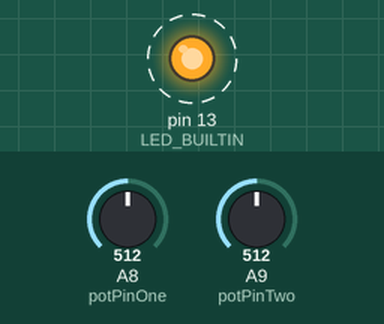
Simulated run of this sketch. Board: Arduino Mega 2560, built with avr-gcc and run on an emulated ATmega2560. On the bench: output pins drawn as LEDs (lit = HIGH). Dashed ring = blinking. The inputs (shaded band) are chosen by the test bench; at power-on: A8 (potPinOne) = 512, A9 (potPinTwo) = 512. No radio packets arrive unless stated; not simulated (calls return 0 or success): arduino_secrets.h; what the sketch prints to the serial monitor is not drawn.

Above: at 0.03 s.
Timing chart, 0 to 3.0 s (numbered marks = the images above):
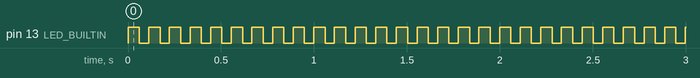

The sketch:

transmitter_test_1.ino
```cpp
#include "arduino_secrets.h"

/*
  433 MHz RF Module Transmitter Demonstration 1
  RF-Xmit-Demo-1.ino
  Demonstrates 433 MHz RF Transmitter Module
  Use with Receiver Demonstration 1

  DroneBot Workshop 2018
  https://dronebotworkshop.com
*/

// Include RadioHead Amplitude Shift Keying Library
#include <RH_ASK.h>
// Include dependant SPI Library
#include <SPI.h>

// Create Amplitude Shift Keying Object
RH_ASK rf_driver;

// No pin specified as RH defaults to pin12
// int LedPinInternal=13;

int potPinOne = A8;
int potPinTwo = A9;
int potValOne;
int potValTwo;
int pwmValOne;
int pwmValTwo;
int ledVal;
unsigned long timeOne, timeTwo;


void setup()
{
    pinMode(potPinOne, INPUT);
    pinMode(potPinTwo, INPUT);
    pinMode(LED_BUILTIN, OUTPUT);
    // Initialize ASK Object
    rf_driver.init();

    Serial.begin(9600);
}

void loop()
{
    timeOne = millis();
    // Read in potentiometer vals
    potValOne = analogRead(potPinOne);
    potValTwo = analogRead(potPinTwo);
    // Map to byte range and cast
    pwmValOne = (byte) map(potValOne, 0, 1023, 0, 255);
    pwmValTwo = (byte) map(potValTwo, 0, 1023, 0, 255);
    // Serial.println("PWM 1:1  =  " + (String)pwmValOne + " : " + (String)pwmValTwo);

    // ledVal = map(potValOne, 0, 1023, 0, 255);
    byte pwmVals[2] = {pwmValOne, pwmValTwo};

    digitalWrite(LED_BUILTIN, HIGH);  // Light is on while transmitting
    rf_driver.send((uint8_t *)pwmVals, 2);
    rf_driver.waitPacketSent();
    digitalWrite(LED_BUILTIN, LOW);
    timeTwo = millis();
    Serial.println((String)(timeTwo - timeOne));
    delay(50);

}
```

Measured:
- by itself, pin 13 (LED_BUILTIN): alternates HIGH for 0.06 s and LOW for 0.05 s
